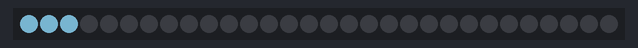
The sketch below on a simulated Arduino Uno, built with avr-gcc and run on an emulated ATmega328P. Shown: 30 RGB LEDs in strip order, left to right. Dim RGB values are drawn brighter than linear.

Above: at 0.15 s.
At 1.35 s:
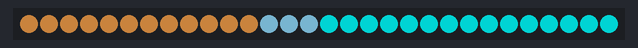
At 2.25 s:
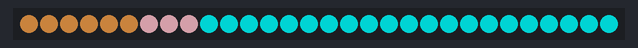
At 2.85 s:
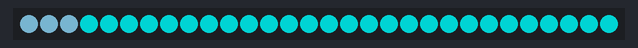

Measured:
- by itself, everything shown: repeats every 2.7 s, in 9 steps

The sketch:

Rainbow.ino
```cpp
// ---------------------------------------------------------------------------------
//  @Author:	  VingtDylan
//  @DateTime:	2019-01-16 03:14:25
//  @Description: cyh loves wmy.
//  @Email: 1205373709@qq.com
//  PS: Coding just for fun.
// ---------------------------------------------------------------------------------
#include "FastLED.h"

#define NUM_LEDS 30
#define DATA_PIN 9
#define LED_TYPE WS2812
#define COLOR_ORDER GRB

uint8_t max_bright =128;
uint8_t beginHue=0;
uint8_t deltaHue=1;

CRGB leds[NUM_LEDS];

void setup() {
    LEDS.addLeds<LED_TYPE,DATA_PIN,COLOR_ORDER>(leds,NUM_LEDS);
    FastLED.setBrightness(max_bright);
}

void loop() {
   /*leds[0]=CRGB::Red;
   leds[1]=CRGB::Blue;
   leds[2]=CRGB(50,0,50);
   FastLED.show();
   delay(50);*/

   /*fill_rainbow(leds,NUM_LEDS,beginHue,deltaHue);
   FastLED.show();
   delay(25);*/

   for(int i=0;i<NUM_LEDS-3;i++){
       fill_solid(leds+i,3,CRGB::SkyBlue);
       FastLED.show();
       delay(1);
       fill_solid(leds+i,3,CRGB(0,50,50));
       FastLED.show();
       delay(1);
       fill_solid(leds+i,3,CRGB::PaleGreen);
       FastLED.show();
       delay(1);
       fill_solid(leds+i,3,CRGB::Peru);
       FastLED.show();
       delay(1);
   }

   for(int i=NUM_LEDS-3;i>0;i--){
       fill_solid(leds+i,3,CRGB::Pink);
       FastLED.show();
       delay(1);
       fill_solid(leds+i,3,CRGB::Navy);
       FastLED.show();
       delay(1);
       fill_solid(leds+i,3,CRGB::Cyan);
       FastLED.show();
       delay(1);
       fill_solid(leds+i,3,CRGB::Aqua);
       FastLED.show();
       delay(1);
   }
}
```
